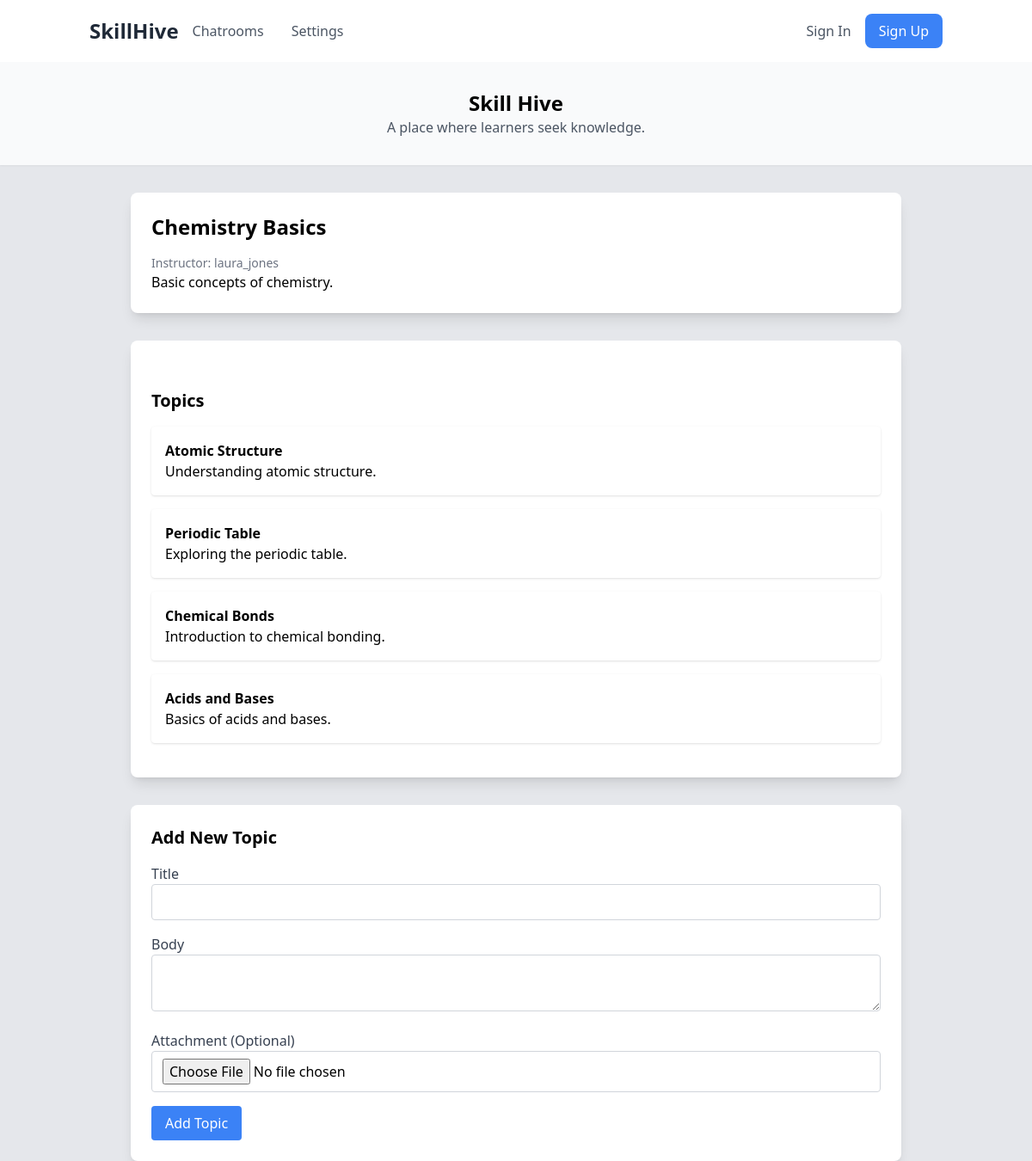
Page /course/4/ on the committed database.
### courses/models.py (models this page shows)
class Course(models.Model):
    title = models.CharField(max_length=255)
    description = models.TextField()
    instructor = models.ForeignKey(
        Teacher, on_delete=models.CASCADE, related_name="courses"
    )
    created_at = models.DateTimeField(auto_now_add=True)

class Topic(models.Model):
    course = models.ForeignKey(Course, on_delete=models.CASCADE, related_name="topics")
    title = models.CharField(max_length=255)
    body = models.TextField()
    attachment = models.FileField(upload_to="attachments/", null=True, blank=True)
    created_at = models.DateTimeField(auto_now_add=True)

### accounts/models.py (models this page shows)
class Teacher(models.Model):
    user = models.OneToOneField(User, on_delete=models.CASCADE, primary_key=True)

class User(AbstractUser):
    email = models.EmailField(unique=True)
    is_student = models.BooleanField(default=False)
    is_teacher = models.BooleanField(default=False)

### courses/views.py (the view)
# urls.py: path("course/<int:course_id>/", views.course_detail, name="course_detail"),
def course_detail(request, course_id):
    course = get_object_or_404(Course, id=course_id)
    topics = course.topics.all()  # Assuming related name 'topics' in Topic model
    return render(
        request,
        "courses/_course_detail.html",
        {"course": course, "topics": topics},
    )

### templates/courses/_course_detail.html (shortened to what this page needs)
    {% extends "base.html" %}
    {% block content %}
<div class="w-full max-w-4xl mx-auto mt-8">
  <div class="bg-white shadow-lg rounded-lg p-6 mb-8">
    <h2 class="text-2xl font-bold mb-4">{{ course.title }}</h2>
    <p class="text-sm text-gray-500">
      Instructor: {{ course.instructor.user.username }}
    </p>
    <p>{{ course.description }}</p>
  </div>
  <div class="bg-white shadow-lg rounded-lg p-6 mb-8">
    <h2 class="text-xl font-bold mt-8"> Topics </h2>
    <div id="topics-list" class="mt-4">
      {% for topic in topics %} {% include "courses/_topic.html" %} {% endfor %}
    </div>
  </div>
<div class="bg-white shadow-lg rounded-lg p-6">
      <h4 class="text-xl font-bold mb-4">Add New Topic</h4>
      <form
        id="form"
        hx-post="{% url 'add_topic' course.id %}"
        hx-encoding="multipart/form-data"
        hx-target="#topics-list"
        hx-swap="beforeend"
        hx-on="htmx:afterRequest: this.reset()"
      >
        <div class="mb-4">
          <label for="title" class="block text-gray-700">Title</label>
          <input
            type="text"
            name="title"
            class="w-full border border-gray-300 rounded px-3 py-2"
            required
          />
        </div>
        <div class="mb-4">
          <label for="body" class="block text-gray-700">Body</label>
          <textarea
            name="body"
            class="w-full border border-gray-300 rounded px-3 py-2"
            required
          ></textarea>
        </div>
        <div class="mb-4">
          <label for="attachment" class="block text-gray-700"
            >Attachment (Optional)</label
          >
          <input
            type="file"
            name="attachment"
            class="w-full border border-gray-300 rounded px-3 py-2"
          />
        </div>
        <button type="submit" class="bg-blue-500 text-white py-2 px-4 rounded">
          Add Topic
        </button>
      </form>
    </div>
  </div>
{% endblock %}

### templates/courses/_topic.html (shortened to what this page needs)
<div class="bg-white shadow rounded p-4 mb-4">
  <h4 class="font-bold">{{ topic.title }}</h4>
  <p>{{ topic.body }}</p>
</div>

### rows in the picture
Course: title "Chemistry Basics", instructor.user.username "laura_jones", description "Basic concepts of chemistry."
Topic: title "Atomic Structure", body "Understanding atomic structure."
Topic: title "Periodic Table", body "Exploring the periodic table."
Topic: title "Chemical Bonds", body "Introduction to chemical bonding."
Topic: title "Acids and Bases", body "Basics of acids and bases."
